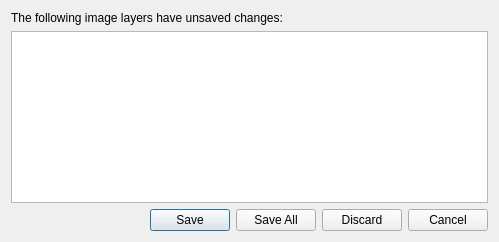
<?xml version="1.0" encoding="UTF-8"?>
<ui version="4.0">
 <class>SaveModifiedLayersDialog</class>
 <widget class="QDialog" name="SaveModifiedLayersDialog">
  <property name="geometry">
   <rect>
    <x>0</x>
    <y>0</y>
    <width>499</width>
    <height>242</height>
   </rect>
  </property>
  <property name="windowTitle">
   <string>Save Changes - LaTIM-SNAP</string>
  </property>
  <layout class="QVBoxLayout" name="verticalLayout">
   <item>
    <widget class="QLabel" name="label">
     <property name="text">
      <string>The following image layers have unsaved changes:</string>
     </property>
    </widget>
   </item>
   <item>
    <widget class="QTableView" name="tableLayers">
     <property name="editTriggers">
      <set>QAbstractItemView::NoEditTriggers</set>
     </property>
     <property name="alternatingRowColors">
      <bool>true</bool>
     </property>
     <property name="selectionMode">
      <enum>QAbstractItemView::SingleSelection</enum>
     </property>
     <property name="selectionBehavior">
      <enum>QAbstractItemView::SelectRows</enum>
     </property>
     <attribute name="horizontalHeaderStretchLastSection">
      <bool>true</bool>
     </attribute>
     <attribute name="verticalHeaderVisible">
      <bool>false</bool>
     </attribute>
    </widget>
   </item>
   <item>
    <widget class="QDialogButtonBox" name="buttonBox">
     <property name="orientation">
      <enum>Qt::Horizontal</enum>
     </property>
     <property name="standardButtons">
      <set>QDialogButtonBox::Cancel|QDialogButtonBox::Discard|QDialogButtonBox::Save|QDialogButtonBox::SaveAll</set>
     </property>
    </widget>
   </item>
  </layout>
 </widget>
 <resources/>
 <connections/>
</ui>
